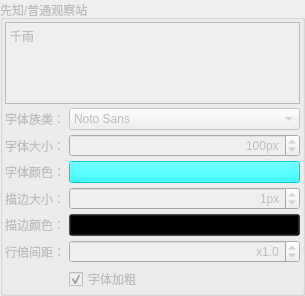
   <widget class="QGroupBox" name="b_box">
    <property name="enabled">
     <bool>false</bool>
    </property>
    <property name="geometry">
     <rect>
      <x>182</x>
      <y>242</y>
      <width>174</width>
      <height>296</height>
     </rect>
    </property>
    <property name="title">
     <string>先知/普通观察站</string>
    </property>
    <layout class="QVBoxLayout" name="verticalLayout_2" stretch="0,1,0">
     <property name="spacing">
      <number>4</number>
     </property>
     <property name="leftMargin">
      <number>2</number>
     </property>
     <property name="topMargin">
      <number>2</number>
     </property>
     <property name="rightMargin">
      <number>2</number>
     </property>
     <property name="bottomMargin">
      <number>2</number>
     </property>
     <item>
      <widget class="QTextEdit" name="b_text">
       <property name="html">
        <string>&lt;!DOCTYPE HTML PUBLIC &quot;-//W3C//DTD HTML 4.0//EN&quot; &quot;http://www.w3.org/TR/REC-html40/strict.dtd&quot;&gt;
&lt;html&gt;&lt;head&gt;&lt;meta name=&quot;qrichtext&quot; content=&quot;1&quot; /&gt;&lt;style type=&quot;text/css&quot;&gt;
p, li { white-space: pre-wrap; }
&lt;/style&gt;&lt;/head&gt;&lt;body style=&quot; font-family:'微软雅黑'; font-size:12px; font-weight:400; font-style:normal;&quot;&gt;
&lt;p style=&quot; margin-top:0px; margin-bottom:0px; margin-left:0px; margin-right:0px; -qt-block-indent:0; text-indent:0px;&quot;&gt;&lt;span style=&quot; font-size:12px;&quot;&gt;千雨&lt;/span&gt;&lt;/p&gt;&lt;/body&gt;&lt;/html&gt;</string>
       </property>
      </widget>
     </item>
     <item>
      <layout class="QGridLayout" name="gridLayout_2">
       <item row="2" column="0">
        <widget class="QLabel" name="label_7">
         <property name="text">
          <string>字体颜色：</string>
         </property>
        </widget>
       </item>
       <item row="0" column="1">
        <widget class="QFontComboBox" name="b_family">
         <property name="editable">
          <bool>false</bool>
         </property>
         <property name="currentFont">
          <font>
           <family>微软雅黑</family>
          </font>
         </property>
        </widget>
       </item>
       <item row="1" column="1">
        <widget class="QSpinBox" name="b_size">
         <property name="alignment">
          <set>Qt::AlignRight|Qt::AlignTrailing|Qt::AlignVCenter</set>
         </property>
         <property name="suffix">
          <string>px</string>
         </property>
         <property name="minimum">
          <number>12</number>
         </property>
         <property name="maximum">
          <number>512</number>
         </property>
         <property name="value">
          <number>100</number>
         </property>
        </widget>
       </item>
       <item row="5" column="1">
        <widget class="QDoubleSpinBox" name="b_line">
         <property name="alignment">
          <set>Qt::AlignRight|Qt::AlignTrailing|Qt::AlignVCenter</set>
         </property>
         <property name="prefix">
          <string>x</string>
         </property>
         <property name="decimals">
          <number>1</number>
         </property>
         <property name="maximum">
          <double>10.000000000000000</double>
         </property>
         <property name="singleStep">
          <double>0.100000000000000</double>
         </property>
         <property name="value">
          <double>1.000000000000000</double>
         </property>
        </widget>
       </item>
       <item row="1" column="0">
        <widget class="QLabel" name="label_8">
         <property name="text">
          <string>字体大小：</string>
         </property>
        </widget>
       </item>
       <item row="3" column="0">
        <widget class="QLabel" name="label_9">
         <property name="text">
          <string>描边大小：</string>
         </property>
        </widget>
       </item>
       <item row="4" column="1">
        <widget class="QPushButton" name="b_strokecolor">
         <property name="styleSheet">
          <string notr="true">background-color: rgba(0, 0, 0, 100);</string>
         </property>
        </widget>
       </item>
       <item row="0" column="0">
        <widget class="QLabel" name="label_10">
         <property name="text">
          <string>字体族类：</string>
         </property>
        </widget>
       </item>
       <item row="3" column="1">
        <widget class="QSpinBox" name="b_strokesize">
         <property name="alignment">
          <set>Qt::AlignRight|Qt::AlignTrailing|Qt::AlignVCenter</set>
         </property>
         <property name="suffix">
          <string>px</string>
         </property>
         <property name="value">
          <number>1</number>
         </property>
        </widget>
       </item>
       <item row="4" column="0">
        <widget class="QLabel" name="label_11">
         <property name="text">
          <string>描边颜色：</string>
         </property>
        </widget>
       </item>
       <item row="5" column="0">
        <widget class="QLabel" name="label_12">
         <property name="text">
          <string>行倍间距：</string>
         </property>
        </widget>
       </item>
       <item row="2" column="1">
        <widget class="QPushButton" name="b_color">
         <property name="styleSheet">
          <string notr="true">background-color: rgba(0, 255, 255, 255);</string>
         </property>
        </widget>
       </item>
       <item row="6" column="1">
        <widget class="QCheckBox" name="b_bold">
         <property name="text">
          <string>字体加粗</string>
         </property>
         <property name="checked">
          <bool>true</bool>
         </property>
        </widget>
       </item>
      </layout>
     </item>
     <item>
      <spacer name="verticalSpacer_2">
       <property name="orientation">
        <enum>Qt::Vertical</enum>
       </property>
       <property name="sizeHint" stdset="0">
        <size>
         <width>20</width>
         <height>40</height>
        </size>
       </property>
      </spacer>
     </item>
    </layout>
   </widget>
